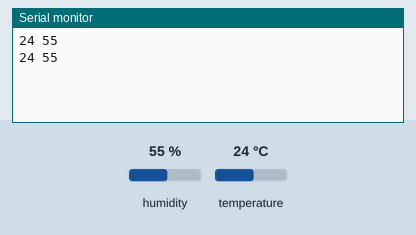
Bench run of a sketch on a simulated ESP8266 (NodeMCU). Shown: the last lines printed to the serial monitor. Inputs (shaded band) come from the test bench; at power-on: humidity 55 %, temperature 24 °C.

Above: at 1.3 s.
1.4 s: humidity set to 22 %
At 2.0 s:
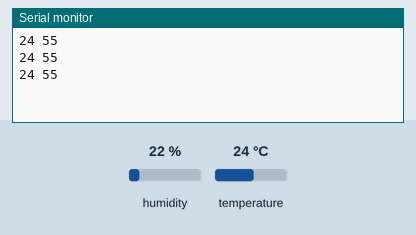
2.9 s: temperature set to 12 °C
At 3.6 s:
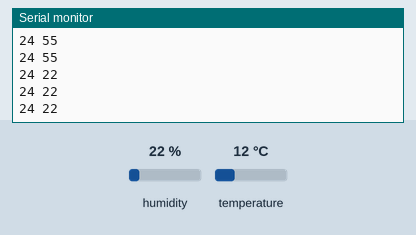
4.4 s: humidity set to 40 %
At 5.1 s:
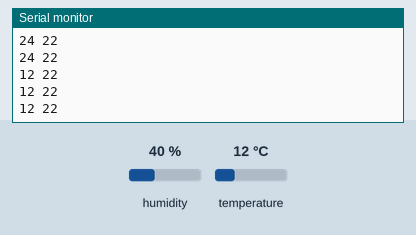
Timing chart, 0 to 7.4 s (numbered marks = the images above; inputs shaded):
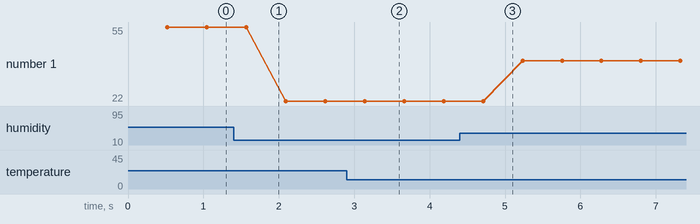

The sketch:

temp.ino
```cpp
// (licence header left out)
// Include the DHT11 library for interfacing with the sensor.
#include <DHT11.h>

// Create an instance of the DHT11 class.
// - For Arduino: Connect the sensor to Digital I/O Pin 2.
// - For ESP32: Connect the sensor to pin GPIO2 or P2.
// - For ESP8266: Connect the sensor to GPIO2 or D4.
DHT11 dht11(2);

void setup() {
    // Initialize serial communication to allow debugging and data readout.
    // Using a baud rate of 9600 bps.
    Serial.begin(9600);

    // Uncomment the line below to set a custom delay between sensor readings (in milliseconds).
    // dht11.setDelay(500); // Set this to the desired delay. Default is 500ms.
}

void loop() {
    int temperature = 0;
    int humidity = 0;

    // Attempt to read the temperature and humidity values from the DHT11 sensor.
    int result = dht11.readTemperatureHumidity(temperature, humidity);

    // Check the results of the readings.
    // If the reading is successful, print the temperature and humidity values.
    // If there are errors, print the appropriate error messages
    if (result == 0) {
        Serial.print(temperature);
        Serial.print(" ");
        Serial.println(humidity);
    } else {
        // Print error message based on the error code.
        Serial.println(DHT11::getErrorString(result));
    }
}
```

Measured:
- plotted number 1: 55 → 22 after the input at 1.4 s, 22 → 40 after the input at 4.4 s
